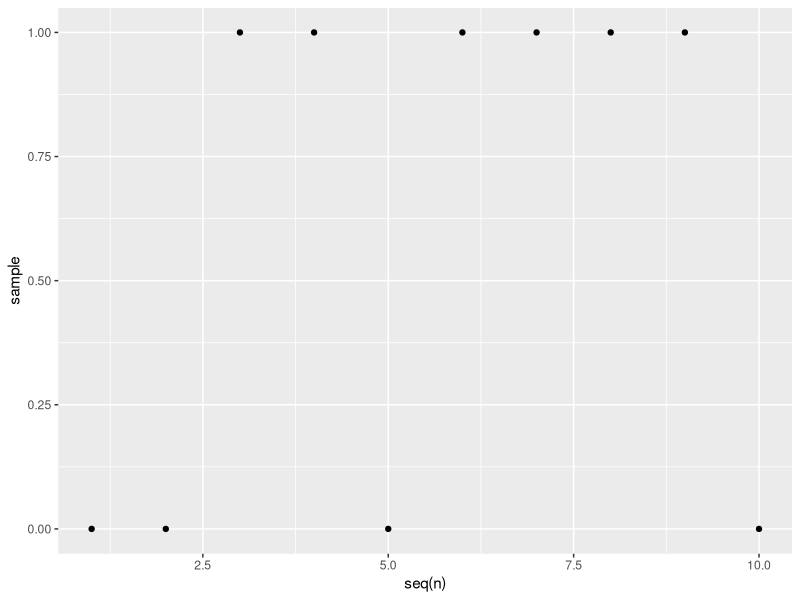
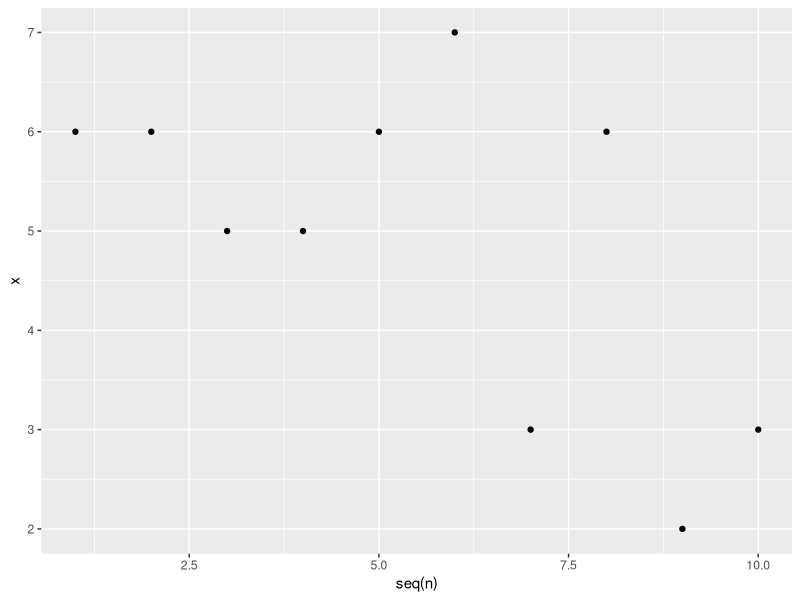
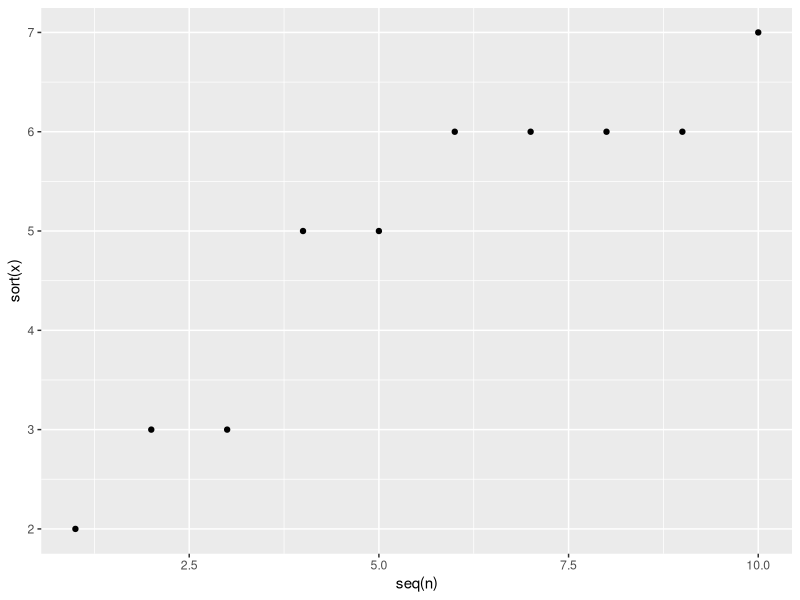
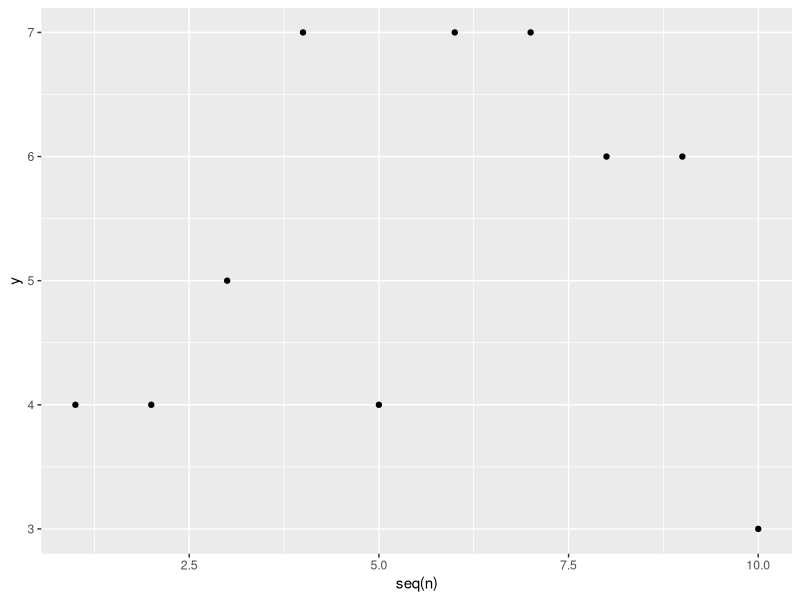
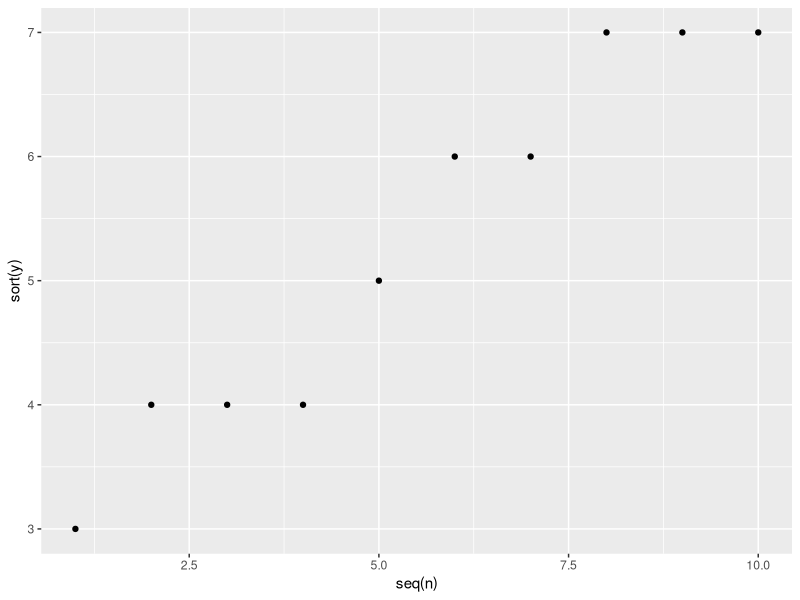
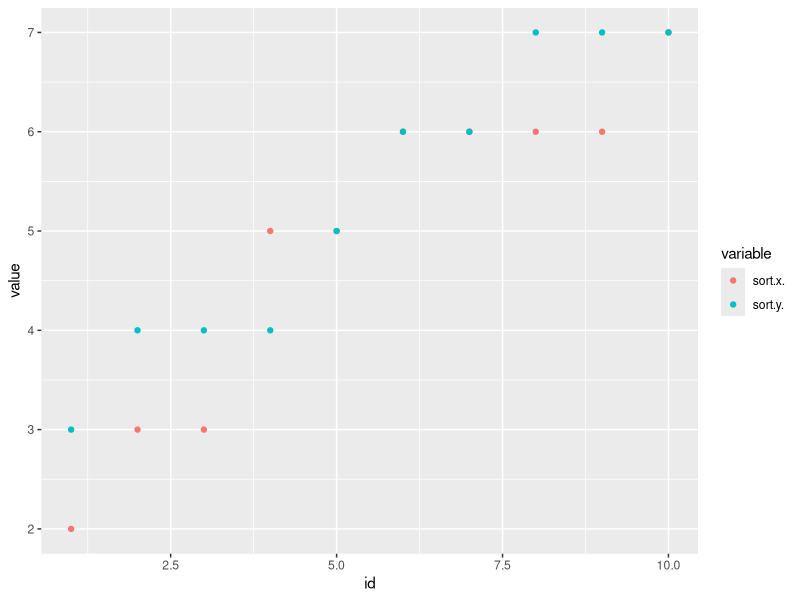
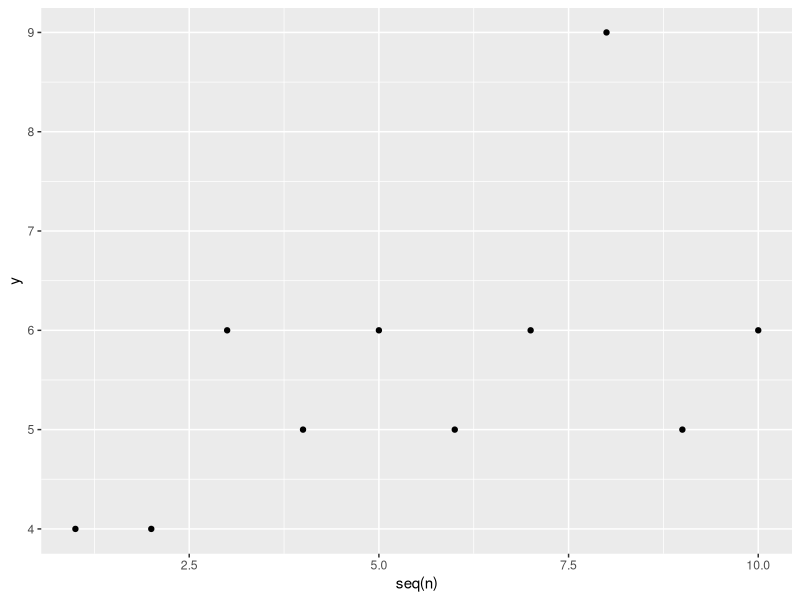
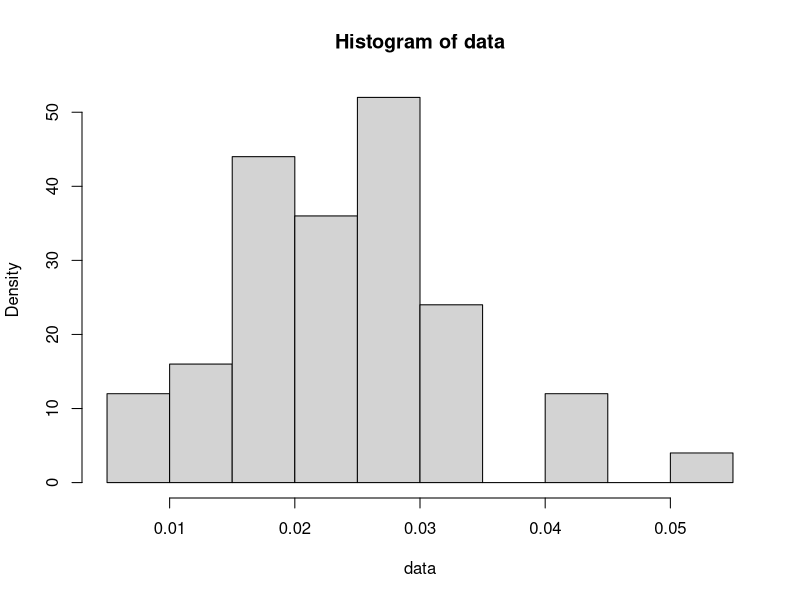

Recreate these plots in R, in order.
# Laura Niss
# 408 lab 1

# This will be an introduction to R as well as looking at some of the distributions mentioned in lecture
# If you would like to add notes to this script, put a "#" infront of your comments and R will ignore it
# Always remember, 99.99999% of all questions can be answered easily by google, and the remaining
# can be answered eventually with enough poking around in google
install.packages('reshape2')
library(ggplot2)
library(reshape2)

### you can do calculations in R
2 + 2
1 / 124543
(56)^3
8*9

### Generating Bernoulli data
# try running the code below, then change the values of "p" and "n" to see what happens
p <- .5 # probability
# rbinom(n, size, prob), this is the function we use to generate both Bernoulli and Binomial data
n <- 10 # number of trials
s <- 1 # sample size in each trial
set.seed(1)
sample <- rbinom(n, s, p) 

qplot(x=seq(n), y=sample)

### Genertating binomial from Bernoulli
# remember when we said a binomial random variable was just the sum of Bernoulli random variables?
# lets generate some binomial samples from the bernoulli distribution
p <- .5
m <-  10
n <- 10 

s <- 1
x <- 0
for (i in 1:m){
  set.seed(i)
  x[i] = sum(rbinom(n, s, p)) # since s=1, this is generating n=10 Bernoulli trials, and them summing
                              # them together to create a sample from the Binomial distribution.
                              # this is repeated m=10 times to give us 10 sample points from the Binomial dist.
}
qplot(x=seq(n), y=x)
qplot(x=seq(n), y=sort(x))

# Now lets compare that with generating m=10 binomial samples directly
set.seed(1)
s <- m
y <- rbinom(n, s, p) # n=10, so we're generating 10 trials of size=10
qplot(x=seq(n), y=y)
qplot(x=seq(n), y=sort(y))

df <- data.frame(id=seq(n), sort(x), sort(y))
df.m <- melt(df, 'id')

ggplot(df.m) + geom_point(aes(x=id, y=value, color=variable))

### Generating Binomial samples. Try changing the values of "p", "s", and "n" to see how 
# it affects your sample
p <- .5
s <-  10
n <- 10
y <- rbinom(n, s, p) 
qplot(x=seq(n), y=y)


### Making histograms
# Generate some data using the rbinom function and then plotting it
# Remember, for generating a binomial sample, s=size of the trial, n=number of trials
# p=probability of success. Lets assume we want 50 datasets of size 23 with the probability of 
# success being p=14/79. Then
s=23
n=50 
p=14/79
set.seed(1)
data <- rbinom(n, s, p)/174 
hist(data, freq=FALSE) 
hist(data, freq=FALSE, main="Histogram of Adverse Reactions", xlab="Proportion Adverse Reaction",
     col="green") 
# Does this graph make sense?
# Does it make sense to say "the proportion of successes is near .05?"
# If our data came from testing talk therapy against just chatting with a friend,
# and there was no difference between groups when participants were afterwards asked, "Do you 
# feel better," around where would you guess was the proportion of talk therapy participants who said "yes"?
# To save a graph, press "Export" and choose an option.

## What if we want to stratify our data by gender?
# let's say we have 301 subject, with 41% women and 59% men, and that women felt better after talk therapy
# 30% of the time, and men felt better after talk therapy 43% of the time. Can we model this with
# a binomial distribution? Why or why not? Discuss with a partner.

